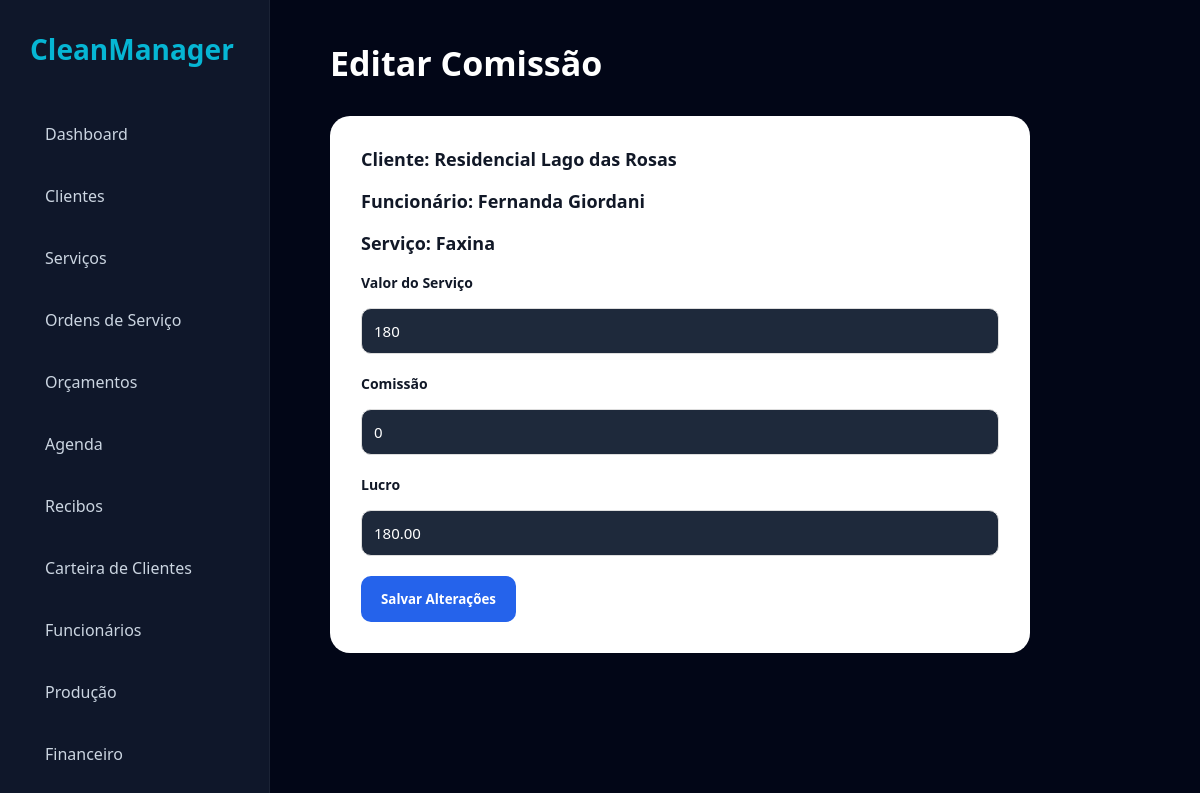
Screenshot of /admin/editar-comissao.php?id=30 with the database file from the repository.
### tables this page shows
CREATE TABLE historico_servicos (

id INTEGER PRIMARY KEY AUTOINCREMENT,

orcamento_id INTEGER,

cliente TEXT,

telefone TEXT,

endereco TEXT,

servico TEXT,

descricao TEXT,

valor REAL,

data_execucao TEXT,

status_pagamento TEXT

, recibo_gerado TEXT, funcionario_id INTEGER, funcionario_nome TEXT, comissao REAL DEFAULT 0, observacoes TEXT, foto_antes TEXT, foto_depois TEXT, assinatura_cliente TEXT, checklist TEXT, data_finalizacao TEXT, lucro REAL DEFAULT 0);

### admin/editar-comissao.php (the view, shortened to what this page needs)
<?php
include '../config/conexao.php';
$id=(int)$_GET['id'];
$servico=$db->querySingle("
SELECT *
FROM historico_servicos
WHERE id=$id
",true);
?>
<!DOCTYPE html>
<html lang="pt-br">
<head>
<link rel="stylesheet" href="../assets/css/dashboard.css">
</head>
<body>
<?php include '../includes/sidebar.php'; ?>
<div class="content">
<div class="topbar">
<h1>Editar Comissão</h1>
</div>
<div class="card">
<div class="info">
<b>Cliente:</b>
<?= $servico['cliente']; ?>
</div>
<div class="info">
<b>Funcionário:</b>
<?= $servico['funcionario_nome']; ?>
</div>
<div class="info">
<b>Serviço:</b>
<?= $servico['servico']; ?>
</div>
<form method="POST" action="salvar-comissao.php">
<label>
Valor do Serviço
</label>
<input
type="text"
id="valor"
value="<?= $servico['valor']; ?>"
readonly>
<label>
Comissão
</label>
<input
type="number"
step="0.01"
name="comissao"
id="comissao"
value="<?= $servico['comissao']; ?>"
onkeyup="calcular()">
<label>
Lucro
</label>
<input
type="text"
id="lucro"
value="<?= $servico['lucro']; ?>"
readonly>
<button>
Salvar Alterações
</button>
</form>
</div>
</div>
</body>
</html>

### assets/css/dashboard.css (style rules this page uses)
* { margin: 0; padding: 0; box-sizing: border-box; font-family: "Segoe UI", sans-serif; }
body { background: #020617; color: white; }
.content { margin-left: 290px; padding: 40px; }
.topbar { display: flex; justify-content: space-between; align-items: center; margin-bottom: 30px; }
.topbar h1 { font-size: 34px; }
.card { background: #111827; padding: 30px; border-radius: 24px; margin-bottom: 25px; border: 1px solid rgba(255, 255, 255, 0.05); }
input, select { width: 100%; padding: 16px; background: #1e293b; border: none; border-radius: 14px; color: white; margin-bottom: 18px; font-size: 15px; }
button { background: #06b6d4; color: white; border: none; padding: 16px 22px; border-radius: 14px; font-weight: bold; cursor: pointer; transition: 0.3s; }
label { display: block; margin-bottom: 8px; color: #cbd5e1; font-size: 14px; }

### admin/editar-comissao.php (style rules this page uses)
.card { background:#fff; padding:30px; border-radius:20px; max-width:700px; }
input { width:100%; padding:12px; border-radius:10px; border:1px solid #ddd; margin-top:8px; margin-bottom:20px; }
button { background:#2563eb; color:white; padding:14px 20px; border:none; border-radius:10px; cursor:pointer; }
.info { color:#111827; font-size:18px; margin-bottom:18px; font-weight:600; }
label { color:#111827; font-weight:bold; display:block; margin-bottom:8px; }

### rows the page displays
historico_servicos: cliente "Residencial Lago das Rosas", funcionario_nome "Fernanda Giordani", servico "Faxina", valor "180", comissao "0", lucro "180.00"
